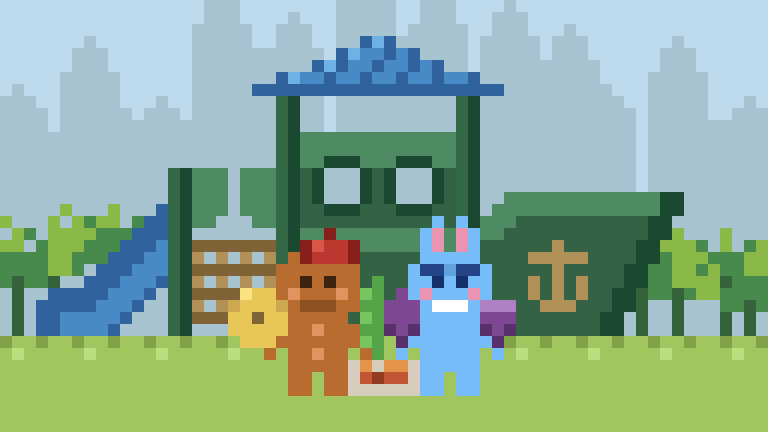

Write Python code to recreate this figure.
from PIL import Image

W, H, S = 64, 36, 12
SKY    = (188, 218, 235)   # 动森天蓝
GROUND = (162, 198,  95)
GROUND_D = (130, 162,  72)
GROUND_L = (185, 222, 125)

# 船/滑梯颜色
SHIP_G  = ( 52,  98,  68)   # 动森深绿船身
SHIP_GD = ( 27,  72,  48)   # 柱子暗面同色
SHIP_GL = ( 78, 138,  98)   # 动森亮绿高光
SHIP_GR = ( 35,  72,  52)   # 中间色
SHIP_W  = (245, 240, 228)   # 白色装饰
SHIP_YL = (228, 195,  78)   # 船头黄色装饰

# 梯子
LADDER  = (155, 118,  62)
LADDER_D= (108,  82,  42)

# 角色
GB      = (185, 108,  48)
GBD     = (140,  82,  35)
GB_EYE  = ( 62,  35,  15)
GB_CHEEK= (225, 148,  95)
BUN_BODY= (118, 188, 248)
BUN_EAR = (235, 148, 178)
BUN_EYE = ( 22,  48, 108)
BUN_IN  = (235, 148, 178)

# 食物
BENTO_W = (255, 255, 255)   # 饭盒白色
BENTO_D = (215, 205, 188)   # 饭盒暗边
MEAT_R  = (195,  85,  52)   # 烤肉
MEAT_D  = (148,  58,  35)   # 烤肉暗
MEAT_CH = (228, 148,  72)   # 焦边
POTATO  = (125,  72, 145)   # 紫薯
POTATO_D= ( 88,  48, 108)   # 紫薯暗
PEA_G   = ( 85, 165,  72)   # 豌豆绿
PEA_GD  = ( 58, 122,  48)   # 豌豆暗
PEA_L   = (118, 198,  95)   # 豌豆亮
JACK_Y  = (195, 162,  55)   # 菠萝蜜黄
JACK_YD = (148, 118,  35)   # 菠萝蜜暗
JACK_SP = (158, 128,  42)   # 菠萝蜜刺
PINE_Y  = (232, 198,  88)   # 菠萝干黄
PINE_YD = (205, 168,  78)   # 菠萝干暗
PINE_YL = (252, 225, 128)   # 菠萝干亮

canvas = [[SKY]*W for _ in range(H)]

def sp(x, y, c):
    if 0 <= x < W and 0 <= y < H:
        canvas[y][x] = c

def fl(y1, y2, x1, x2, c):
    for y in range(y1, y2+1):
        for x in range(x1, x2+1):
            sp(x, y, c)

def wrow(y, x1, x2, c):
    for x in range(x1, x2+1): sp(x, y, c)

def wcol(x, y1, y2, c):
    for y in range(y1, y2+1): sp(x, y, c)

# ── 远景高大深色树（背景，x=0~63, y=5~28）──
TREE_BG  = (168, 195, 208)  # 动森远景树（更退后）
TREE_BGD = (152, 178, 195)   # 动森轮廓

def tall_tree(cx, base_y, h=14, w=3):
    # 树干（1格宽）
    for i in range(h//3): sp(cx, base_y-i, TREE_BG)
    top_y = base_y - h//3
    crown_h = h - h//3
    # 树冠（圆角轮廓：上下渐窄，中间最宽）
    for dy in range(crown_h):
        t = dy / max(crown_h-1, 1)
        if t < 0.15:
            spread = max(0, round(w * t / 0.15))
        elif t > 0.82:
            spread = max(0, round(w * (1-t) / 0.18))
        else:
            spread = w
        for dx in range(-spread, spread+1):
            sp(cx+dx, top_y-dy, TREE_BG)
        if spread > 0:
            sp(cx-spread, top_y-dy, TREE_BG)
            sp(cx+spread, top_y-dy, TREE_BG)

tall_tree(1, 28, 22, 2); tall_tree(7, 28, 26, 2); tall_tree(13, 28, 21, 2)
tall_tree(50, 28, 22, 2); tall_tree(56, 28, 26, 2); tall_tree(62, 28, 21, 2)
tall_tree(4, 28, 18, 1); tall_tree(10, 28, 20, 2); tall_tree(59, 28, 19, 1)
tall_tree(18, 28, 30, 2); tall_tree(24, 28, 28, 2); tall_tree(30, 28, 32, 2)
tall_tree(36, 28, 30, 2); tall_tree(42, 28, 29, 2); tall_tree(47, 28, 27, 2)
tall_tree(21, 28, 25, 1); tall_tree(33, 28, 26, 1); tall_tree(44, 28, 24, 1)
# x=0~55 y=17~27 高树色填充（船体后面）
fl(17, 27, 0, 55, TREE_BG)
fl(17, 27, 56, 63, TREE_BG)
# ── 蕨类植物（羽毛状，像椰子树轮廓）──
FERN_D = (52, 98, 58)
FERN_L = (72, 138, 75)
FERN_H = (138, 185, 72)  # 动森黄绿高光

def fern(cx, by, h=6):
    # 细茎向上
    for i in range(h+1): sp(cx, by-i, FERN_D)
    top = by - h
    # 从顶部放射出弧形羽状叶（每片叶子是一条弧线）
    fronds = [
        [(-1,-1),(-2,-1),(-3,-2),(-4,-2),(-5,-3)],
        [(-1,-2),(-2,-3),(-3,-3),(-4,-4)],
        [(0,-1),(0,-2),(0,-3),(0,-4)],
        [(1,-2),(2,-3),(3,-3),(4,-4)],
        [(1,-1),(2,-1),(3,-2),(4,-2),(5,-3)],
        [(-1,0),(-2,0),(-3,-1),(-4,-1)],
        [(1,0),(2,0),(3,-1),(4,-1)],
    ]
    for frond in fronds:
        for i,(dx,dy) in enumerate(frond):
            c = FERN_H if i >= len(frond)-2 else FERN_L
            sp(cx+dx, top+dy, c)
        # 中段也加一点亮绿
        if len(frond) >= 3:
            dx,dy = frond[len(frond)//2]
            sp(cx+dx, top+dy, FERN_H)

fern(4, 28, 6); fern(9, 28, 7); fern(1, 28, 5)
fern(56, 30, 6); fern(60, 30, 7); fern(53, 29, 5); fern(62, 30, 5)

# ── 地面 ──
fl(28, 35, 0, 63, GROUND)
for x in range(0, 64, 3):
    sp(x, 28, GROUND_D)
    if x % 6 == 0: sp(x+1, 29, GROUND_L)

# ── 滑梯（蓝色，从二层甲板 y=12 延伸到地面 y=28，斜向左下）──
SLIDE_B  = ( 72, 138, 198)   # 凉亭屋顶主蓝
SLIDE_BD = ( 48,  98, 158)   # 凉亭深蓝
for i in range(17):
    y = 11 + i
    xc = 23 - i
    if xc - 1 > 17: continue
    if xc + 2 <= 17 and y <= 12: continue
    x2 = min(xc+1, 17)
    wrow(y, xc-1, x2, SLIDE_B)
    sp(xc-2, y, SLIDE_BD)
    if xc+2 <= 17 and y != 13: sp(xc+2, y, SLIDE_BD)
# 滑梯侧壁
for i in range(16):
    y = 11 + i
    xl = 21 - i
    xl2 = min(xl-1, 17)
    xl1 = min(xl-2, 17)
    if xl1 <= xl2 and not (y == 13 and xl1 == 17): fl(y, y, xl1, xl2, SLIDE_BD)
# 清除 x=17 y=11~12 多余滑梯像素
sp(17, 11, SKY); sp(17, 12, SKY)
# ── 大船滑梯（双层）──

# ── 一层：船身主体（y=21~26, x=9~58）船头在右 ──
fl(21, 26, 27, 51, SHIP_G)
# 船底多一行
wrow(27, 27, 51, SHIP_G)
# 船身侧边暗色
# 船头（右侧，新轮廓 y=17~27，沿(57,17)→(52,27)斜线）
BOW_PROFILE = {17:55, 18:54, 19:54, 20:53, 21:53, 22:52, 23:52, 24:51, 25:51, 26:50, 27:50}
for y, x2 in BOW_PROFILE.items():
    wrow(y, 42, x2, SHIP_G)
    sp(x2, y, SHIP_GD)
# 黄装饰（右移1格）
for y, x2 in BOW_PROFILE.items():
    sp(x2+1, y, SHIP_GD)
    sp(x2, y, SHIP_GD)
# 一层甲板（y=19~20, x=11~56）
fl(19, 20, 27, 51, SHIP_G)
wrow(19, 27, 51, SHIP_GL)
wrow(20, 27, 51, SHIP_GL)



# x=50 列覆盖回船身主色
wcol(48, 21, 26, SHIP_G)


# 右侧船楼（x=44~57, y=17~20，延伸到白线位置）
fl(17, 20, 42, 49, SHIP_G)
# 船楼右侧跟随船头斜线
for dy, x2 in enumerate([55, 55, 54, 53]):
    wrow(17+dy, 42, x2, SHIP_G)
    sp(x2, 17+dy, SHIP_GD)
# 船楼顶部白线（y=17，x=44~57）
for dy, x2 in enumerate([55, 55, 54, 53]):
    sp(x2-1, 17+dy, SHIP_GD); sp(x2, 17+dy, SHIP_GD)
wrow(16, 42, 54, SHIP_GL)
wrow(17, 43, 53, SHIP_GL)
sp(42, 17, SHIP_GL)
sp(42, 19, SHIP_G); sp(42, 20, SHIP_G)
# 清除红线左边多余黄点
sp(53, 19, SHIP_G); sp(52, 20, SHIP_G)
# 船楼左侧暗色竖边

# ── 锚形图案（船头，中心 x=53, y=23）──
ANCHOR = (178, 145,  88)   # 锚色=绳梯浅色
AX, AY = 46, 21
# 锚顶横杠
wrow(AY, AX-2, AX+2, ANCHOR)
# 锚竖柄
for _y in range(AY+1, AY+5): sp(AX, _y, ANCHOR)
# 锚底横杠（弯钩两端）
sp(AX-2, AY+3, ANCHOR); sp(AX+2, AY+3, ANCHOR)
# 底部弧连接
sp(AX-1, AY+4, ANCHOR); sp(AX+1, AY+4, ANCHOR)
# 弯钩向上
sp(AX-2, AY+2, ANCHOR); sp(AX+2, AY+2, ANCHOR)
# 锚环（顶部小圆）
sp(AX, AY-1, ANCHOR)
# ── 二层：较窄平台（y=13~18, x=21~50）──
fl(13, 18, 24, 39, SHIP_G)
# 二层侧边暗色
# 二层甲板（y=11~12）
fl(11, 12, 24, 39, SHIP_GL)
# 二层高光
wrow(13, 25, 37, SHIP_GL)


# ── 凉亭（第三层，两根柱子从一层甲板通上去）──
PILLAR  = ( 27,  72,  48)   # 柱子深绿
PILLAR_L= ( 52, 105,  72)   # 柱子亮边
ROOF_B  = ( 72, 138, 198)   # 蓝色屋顶
ROOF_BD = ( 48,  98, 158)   # 蓝色暗
ROOF_BL = (108, 178, 228)   # 蓝色亮

# 左柱 x=23~24, y=7~26
fl(7, 27, 23, 24, PILLAR)
wcol(23, 7, 27, PILLAR_L)
# 左柱副本 x=14~15（二层左边缘）
fl(14, 27, 14, 15, PILLAR)
wcol(14, 14, 27, PILLAR_L)

# 右柱 x=38~39, y=7~26
fl(7, 27, 38, 39, PILLAR)
wcol(38, 7, 27, PILLAR_L)

# 蓝色三角屋顶（鱼鳞瓦片，顶点 x=31, y=3；底边 y=7）
for y in range(3, 8):
    width = round((y - 3) * 2.2) + 1
    x1 = 31 - width
    x2 = 31 + width
    wrow(y, x1, x2, ROOF_B)
    sp(x1, y, ROOF_BD)
    sp(x2, y, ROOF_BD)
# 鱼鳞纹：y=4,5,6,7 每行都画，交错偏移
for y in range(4, 8):
    width = round((y - 3) * 2.2) + 1
    x1 = 31 - width + 1
    x2 = 31 + width - 1
    offset = y % 2  # 奇偶交错
    for x in range(x1 + offset, x2 + 1, 3):
        sp(x, y, ROOF_BD)
# 屋顶亮色高光（左斜面）
for y in range(3, 7):
    width = round((y - 3) * 2.2) + 1
    sp(31 - width + 1, y, ROOF_BL)
# 屋顶底边压暗
wrow(7, 21, 41, ROOF_BD)


# 舷窗（圆形，四角圆）
PORT_F = (108, 178, 228)
PORT_D = ( 27,  72,  48)   # 柱子暗面同色
# 玻璃主体（挖空，留后处理）
# 外框（无四角）
sp(33, 13, PORT_D); sp(34, 13, PORT_D); sp(35, 13, PORT_D)  # 顶
sp(33, 17, PORT_D); sp(34, 17, PORT_D); sp(35, 17, PORT_D)  # 底
sp(32, 14, PORT_D); sp(32, 15, PORT_D); sp(32, 16, PORT_D)  # 左
sp(36, 14, PORT_D); sp(36, 15, PORT_D); sp(36, 16, PORT_D)  # 右
# 第二个舷窗（x=27~29, y=14~16）
sp(28, 13, PORT_D); sp(28, 17, PORT_D)
sp(26, 14, PORT_D); sp(30, 14, PORT_D)
sp(26, 15, PORT_D); sp(30, 15, PORT_D)
sp(26, 16, PORT_D); sp(30, 16, PORT_D)
sp(27, 13, PORT_D); sp(29, 13, PORT_D)
sp(27, 17, PORT_D); sp(29, 17, PORT_D)
# 小门左墙（x=16~18, y=13~18，浅绿，右侧圆角）
fl(14, 18, 16, 18, SHIP_GL)
# 右圆角（渲染前处理）
# 小门右墙（x=20~22, y=13~18，浅绿，左侧圆角）
fl(14, 18, 20, 22, SHIP_GL)
# 左圆角（渲染前处理）
# 蓝色装饰块
fl(26, 27, 3, 4, SLIDE_BD)
sp(3, 25, SLIDE_BD)
sp(4, 24, SLIDE_BD); sp(5, 24, SLIDE_BD)
sp(4, 25, SLIDE_BD); sp(5, 25, SLIDE_BD)
sp(4, 26, SLIDE_BD); sp(4, 27, SLIDE_BD); sp(5, 27, SLIDE_B)
sp(5, 26, SLIDE_B); sp(6, 26, SLIDE_B)
# ── 绳梯（网状，x=21~27, y=20~26）──
ROPE_V = (178, 145,  88)   # 竖绳米黄
ROPE_H = (128,  98,  55)   # 横绳深棕
# 竖绳（4根）
for _rx in [16, 18, 20, 22]:
    for y in range(20, 27):
        sp(_rx, y, ROPE_V)
# 横绳（每两格一道，覆盖在竖绳上）
for y in range(20, 27, 2):
    for _rx in range(16, 23):
        sp(_rx, y, ROPE_H)



# ── 姜饼人（坐，居中左区）──
GCX, GCY = 26, 21
# 头（宽7格，四角挖空）
wrow(GCY,   GCX-2, GCX+2, GB)          # 顶行收窄
wrow(GCY+1, GCX-3, GCX+3, GB)
wrow(GCY+2, GCX-3, GCX+3, GB)
wrow(GCY+3, GCX-3, GCX+3, GB)
wrow(GCY+3, GCX-3, GCX+3, GB)
wrow(GCY+4, GCX-3, GCX+3, GB)          # 底行（加宽两侧）
# 眼睛
sp(GCX-1, GCY+2, GB_EYE); sp(GCX+1, GCY+2, GB_EYE)
# 腮红
sp(GCX-2, GCY+3, GB_CHEEK); sp(GCX+2, GCY+3, GB_CHEEK)
# 帽子
HAT_RED=(188,55,48); HAT_DARK=(135,32,27); HAT_LITE=(215,88,72)
fl(GCY-1, GCY, GCX-1, GCX+3, HAT_RED)
wcol(GCX-1, GCY-1, GCY, HAT_DARK)
wcol(GCX+3, GCY-1, GCY, HAT_DARK)
sp(GCX, GCY-1, HAT_LITE)
sp(GCX+1, GCY-2, HAT_DARK)
# 脖子
wrow(GCY+4, GCX-1, GCX+1, GB)
# 嘴（脖子之后画，覆盖脖子色）
sp(GCX-1, GCY+4, GBD); sp(GCX, GCY+4, GBD); sp(GCX+1, GCY+4, GBD)
# 身体
fl(GCY+5, GCY+9, GCX-2, GCX+2, GB)
sp(GCX, GCY+6, GB_CHEEK); sp(GCX, GCY+8, GB_CHEEK)
# 手臂
sp(GCX-3, GCY+6, GB); sp(GCX-3, GCY+7, GB)
sp(GCX+3, GCY+6, GB); sp(GCX+3, GCY+7, GB)
# 腿（坐姿横向）
fl(GCY+10, GCY+11, GCX-2, GCX-1, GB)
fl(GCY+10, GCY+11, GCX+1, GCX+2, GB)


sp(22, 29, GB); sp(30, 29, GB)  # 手
# ── 姜饼人手持物品 ──

# 左手菠萝干圆圈（5x5，圆角，孔1x1，中心x=21,y=26）
# ox=19, oy=24
# 顶行（圆角去四角）
wrow(24, 20, 22, PINE_Y)
# 中间3行
sp(19, 25, PINE_Y); wrow(25, 20, 22, PINE_Y); sp(23, 25, PINE_Y)
sp(19, 26, PINE_Y); sp(20, 26, PINE_Y); sp(22, 26, PINE_Y); sp(23, 26, PINE_Y)  # 中心(21,26)留空=孔
sp(19, 27, PINE_Y); wrow(27, 20, 22, PINE_Y); sp(23, 27, PINE_Y)
# 底行（圆角去四角）
wrow(28, 20, 22, PINE_Y)
# 高光
sp(20, 24, PINE_YL)
sp(19, 25, PINE_YD); sp(23, 25, PINE_YD)

# 右手豌豆荚（x=30~31, y=23~29）
sp(31, 23, PEA_G)
sp(30, 24, PEA_L); sp(31, 24, PEA_G)
sp(30, 25, PEA_G); sp(31, 25, PEA_G)
sp(30, 26, PEA_L); sp(31, 26, PEA_G)
sp(30, 27, PEA_G); sp(31, 27, PEA_G)
sp(30, 28, PEA_L); sp(31, 28, PEA_G)
sp(31, 29, PEA_G)
# ── 蓝兔子（坐，居中右区）──
BCX, BCY = 37, 21
# 耳朵（粉色外侧）
fl(BCY-3, BCY-1, BCX-1, BCX-1, BUN_BODY)
fl(BCY-3, BCY-1, BCX+1, BCX+1, BUN_BODY)
fl(BCY-2, BCY-1, BCX-1, BCX-1, BUN_IN)  # 左耳粉色内侧
fl(BCY-2, BCY-1, BCX+1, BCX+1, BUN_IN)  # 右耳粉色内侧
fl(BCY-2, BCY-1, BCX-2, BCX-2, BUN_BODY)  # 左耳外侧蓝（圆角：不画顶行）
fl(BCY-2, BCY-1, BCX+2, BCX+2, BUN_BODY)  # 右耳外侧蓝（圆角：不画顶行）
# 头（宽7格，四角挖空）
wrow(BCY,   BCX-2, BCX+2, BUN_BODY)
wrow(BCY+1, BCX-3, BCX+3, BUN_BODY)
wrow(BCY+2, BCX-3, BCX+3, BUN_BODY)
wrow(BCY+3, BCX-3, BCX+3, BUN_BODY)
wrow(BCY+4, BCX-3, BCX+3, BUN_BODY)
wrow(BCY+5, BCX-2, BCX+2, BUN_BODY)
# 连心眉（y=BCY+1）
sp(BCX-2, BCY+1, (35, 68, 135)); sp(BCX-1, BCY+1, (35, 68, 135))
sp(BCX, BCY+1, (95, 162, 222))  # 中间比身体略深一点点
sp(BCX+1, BCY+1, (35, 68, 135)); sp(BCX+2, BCY+1, (35, 68, 135))
# 眼睛
sp(BCX-1, BCY+2, BUN_EYE); sp(BCX+1, BCY+2, BUN_EYE)
# 腮红
sp(BCX-2, BCY+3, BUN_IN); sp(BCX+2, BCY+3, BUN_IN)
# 嘴
sp(BCX-1, BCY+4, (255,255,255)); sp(BCX, BCY+4, (255,255,255)); sp(BCX+1, BCY+4, (255,255,255))
# 脖子
wrow(BCY+5, BCX-1, BCX+1, BUN_BODY)
# 身体
fl(BCY+6, BCY+9, BCX-2, BCX+2, BUN_BODY)
# 手臂
sp(BCX-3, BCY+7, BUN_BODY); sp(BCX-4, BCY+8, BUN_BODY)
sp(BCX+3, BCY+7, BUN_BODY); sp(BCX+4, BCY+8, BUN_BODY)
# 腿
fl(BCY+10, BCY+11, BCX-2, BCX-1, BUN_BODY)
fl(BCY+10, BCY+11, BCX+1, BCX+2, BUN_BODY)

# 兔子左手紫薯（完整，x=32~34, y=25~27）
POTATO_L=(175,128,195)
fl(25, 27, 32, 34, POTATO)
sp(32, 27, POTATO_D); sp(34, 27, POTATO_D)
sp(33, 28, POTATO_D)  # 薯蒂
sp(33, 24, POTATO)    # 顶芽
# 兔子右手紫薯（吃了一半，x=40~42, y=25~27）
fl(25, 27, 40, 42, POTATO)
wrow(25, 40, 42, POTATO_L)   # 顶行浅紫（截面）
sp(40, 27, POTATO_D); sp(42, 27, POTATO_D)
sp(41, 28, POTATO_D)  # 薯蒂

# ── 饭盒（姜饼人与兔子之间，x=29~34, y=30~32）──
fl(30, 32, 29, 34, BENTO_W)
wrow(30, 29, 34, BENTO_D)
wcol(29, 30, 32, BENTO_D)
wcol(34, 30, 32, BENTO_D)
wrow(32, 29, 34, BENTO_D)
# 分格线
wcol(31, 30, 32, BENTO_D)
# 盒内烤肉
sp(30, 31, MEAT_R); sp(31, 31, MEAT_D); sp(32, 31, MEAT_R); sp(33, 31, MEAT_R)
sp(30, 30, MEAT_CH); sp(32, 30, MEAT_CH); sp(33, 30, MEAT_CH)



sp(41, 17, SHIP_GL); sp(42, 18, SHIP_GL)

# x=6 y=11~12 挖掉
sp(6, 11, TREE_BG); sp(6, 12, TREE_BG)
sp(17, 11, TREE_BG); sp(17, 12, TREE_BG)
# x=16~17 y=19 滑梯挖掉
sp(16, 19, SKY); sp(17, 19, SKY)
# 小门圆角挖空
sp(18, 13, TREE_BG); sp(18, 18, TREE_BG)
sp(20, 13, TREE_BG); sp(20, 18, TREE_BG)
# 舷窗挖空（透出背景树色）
fl(14, 16, 33, 35, TREE_BG)
fl(14, 16, 27, 29, TREE_BG)

# ── 渲染 ──
img = Image.new('RGB', (W*S, H*S))
px = img.load()
for gy in range(H):
    for gx in range(W):
        c = canvas[gy][gx]
        for dy in range(S):
            for dx in range(S):
                px[gx*S+dx, gy*S+dy] = c

# x=24~25, y=20 是一层甲板，覆盖为亮绿（直接写渲染后图像）
for _gx, _gy, _c in [(16,19,TREE_BG),(17,19,TREE_BG),(25,19,SHIP_GL),(26,19,SHIP_GL),(40,18,SHIP_GL),(41,18,SHIP_GL),(40,19,SHIP_GL),(41,19,SHIP_GL),(40,20,SHIP_G),(41,20,SHIP_G),(55,16,SHIP_GD),(56,16,SHIP_GD),(54,17,SHIP_GL)]:
    for _dy in range(S):
        for _dx in range(S):
            px[_gx*S+_dx, _gy*S+_dy] = _c
    for _dy in range(S):
        for _dx in range(S):
            px[_gx*S+_dx, _gy*S+_dy] = _c
img.save('pixel_market.png')
print(f'Saved: {W*S}x{H*S}px')
